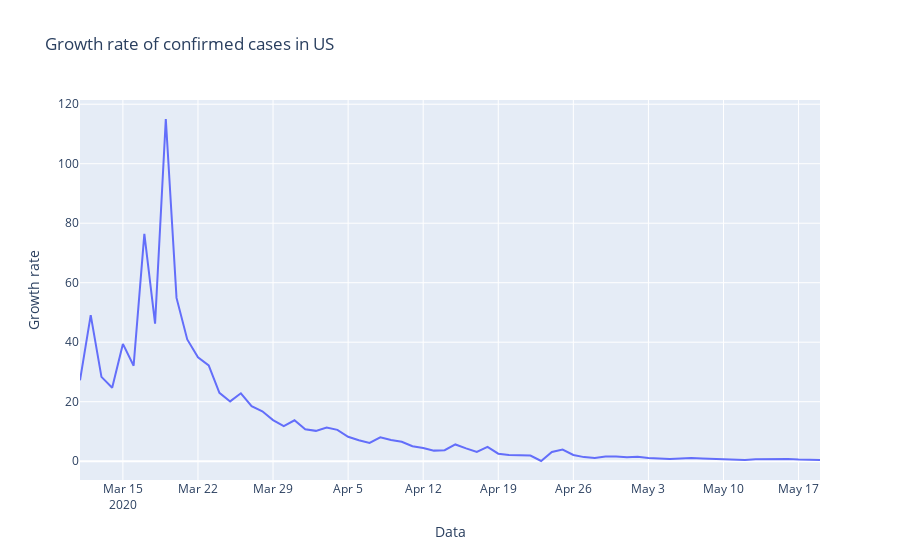

This figure's notebook cell:
### Code cell
first_day = us.observationdate.loc[us.confirmed > 0].min()
plt.line(x=pd.date_range(first_day, us.observationdate.max())[1:],
        y=rate_daily, title='Growth rate of confirmed cases in US',
       labels={'y':'Growth rate', 'x':'Data'})
